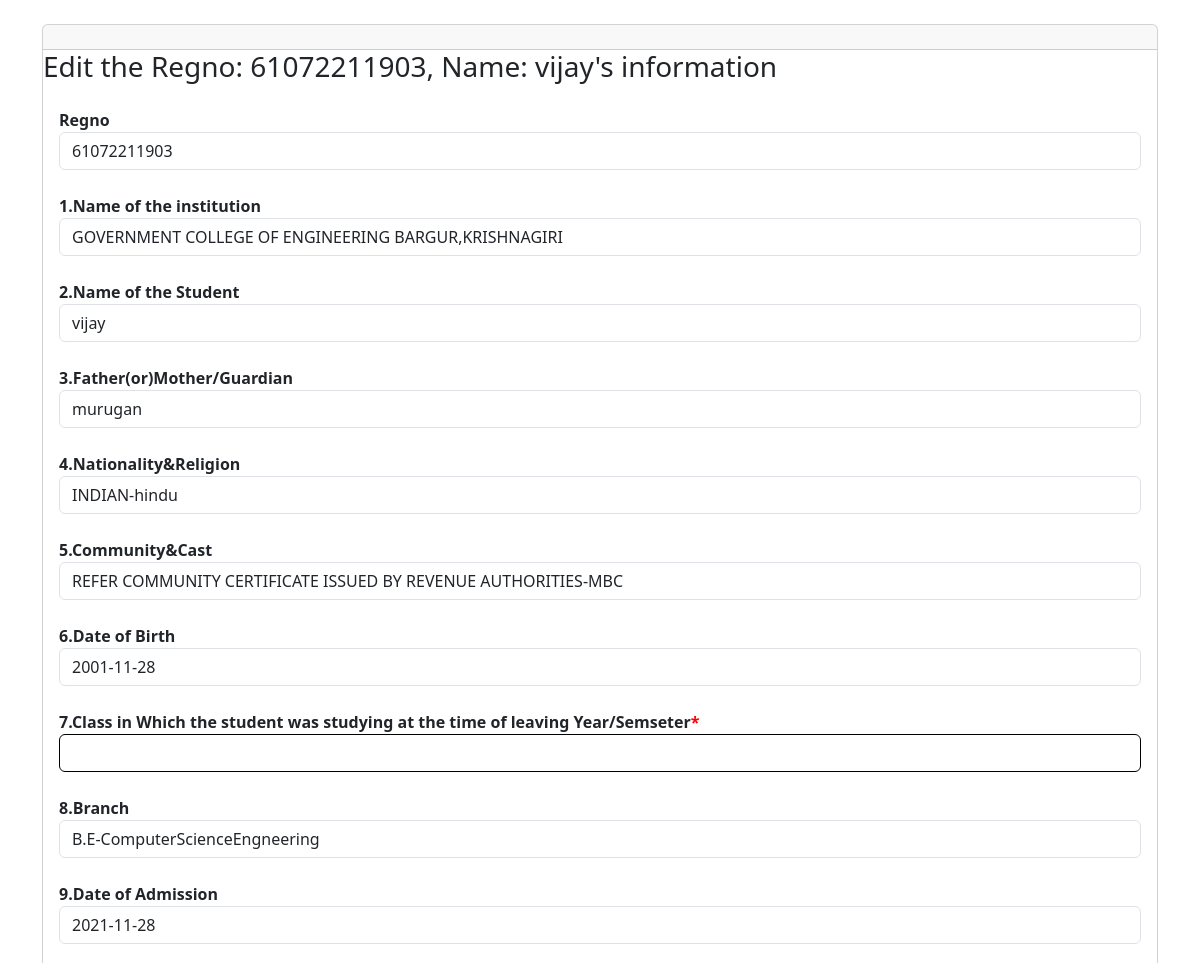
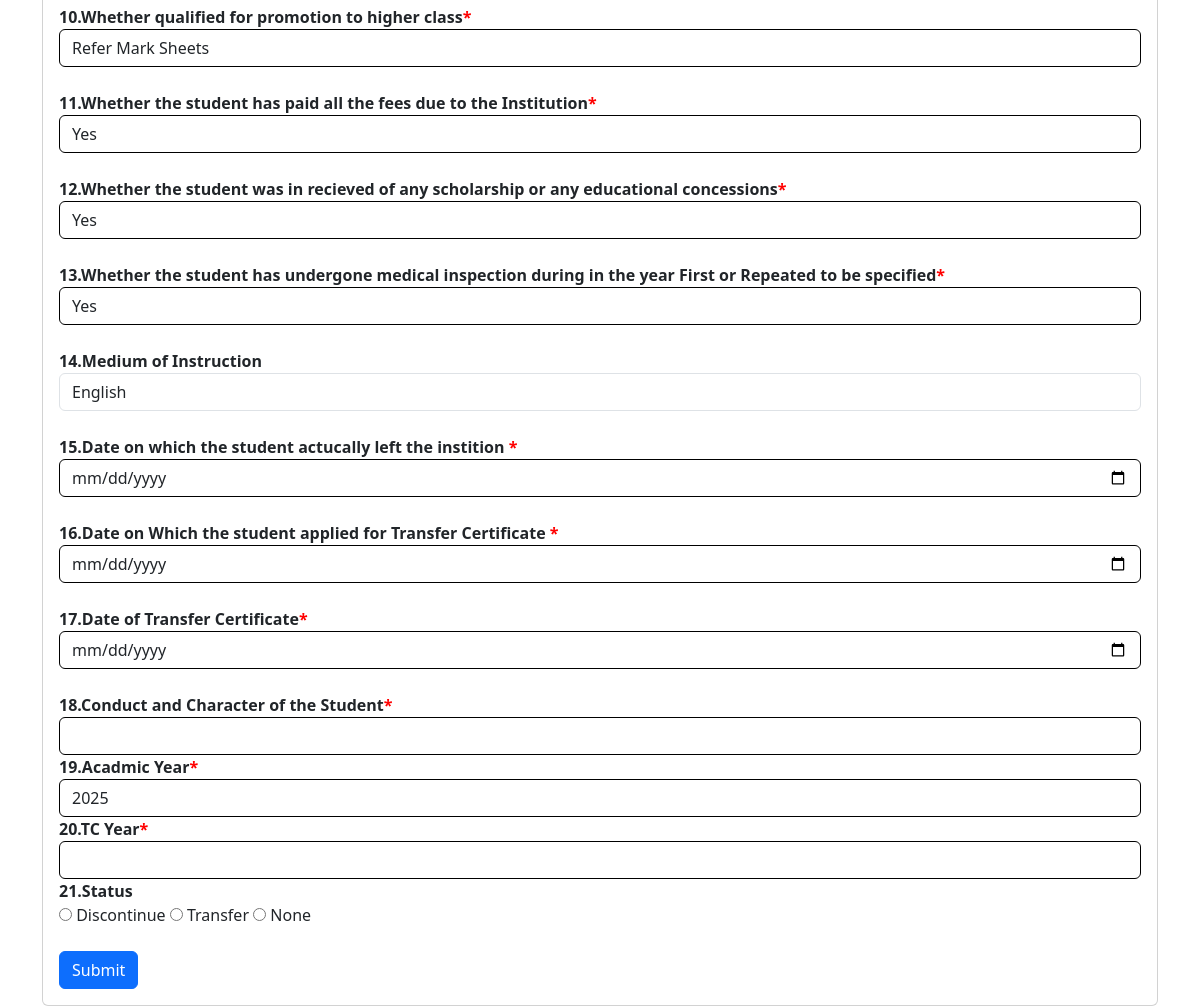
Screenshot of /Student/admin/edit1.php?regno=61072211903 (signed in) with the database file from the repository (2 pictures, top to bottom).
### tables this page shows
CREATE TABLE `student` (
  `id` int(100) NOT NULL,
  `regno` varchar(100) NOT NULL,
  `tcno` int(200) NOT NULL,
  `sname` varchar(200) NOT NULL,
  `gname` varchar(200) NOT NULL,
  `contact` varchar(50) NOT NULL,
  `address` varchar(2000) NOT NULL,
  `community` varchar(500) NOT NULL DEFAULT 'REFER COMMUNITY CERTIFICATE ISSUED BY REVENUE AUTHORITIES',
  `cast` varchar(100) NOT NULL,
  `dob` date NOT NULL,
  `class` varchar(10) NOT NULL,
  `shift` varchar(100) NOT NULL,
  `grad` varchar(200) NOT NULL,
  `gender` varchar(10) NOT NULL,
  `blgroup` varchar(5) NOT NULL,
  `division` varchar(50) NOT NULL,
  `religion` varchar(50) NOT NULL,
  `doa` date NOT NULL,
  `college` varchar(200) NOT NULL DEFAULT 'GOVERNMENT COLLEGE OF ENGINEERING BARGUR,KRISHNAGIRI',
  `nation` varchar(50) NOT NULL DEFAULT 'INDIAN',
  `lastyear` varchar(100) NOT NULL,
  `highclass` varchar(500) NOT NULL DEFAULT 'Refer Mark Sheets',
  `fees` varchar(50) NOT NULL,
  `scholarship` varchar(50) NOT NULL,
  `medical` varchar(50) NOT NULL,
  `medium` varchar(50) NOT NULL DEFAULT 'English',
  `lid` date DEFAULT NULL,
  `tcapply` date DEFAULT NULL,
  `tcd` date DEFAULT NULL,
  `conduct` varchar(100) NOT NULL,
  `acdyear` varchar(200) NOT NULL,
  `leaveyear` varchar(200) DEFAULT NULL,
  `tc_generated` tinyint(1) DEFAULT 0,
  `admno` varchar(200) NOT NULL,
  `addept` varchar(200) NOT NULL,
  `adyear` varchar(200) NOT NULL,
  `tcyear` varchar(200) NOT NULL,
  `status` varchar(200) NOT NULL DEFAULT 'none',
  `lyear` varchar(50) NOT NULL
);

### Student/admin/edit1.php (the view, shortened to what this page needs)
<?php
                            $cn = mysqli_connect("localhost", "root", "1711104@gceb!!", "db_admission");
                            if(isset($_GET['regno'])) {
                                $regno = $_GET['regno'];
                                $query = "SELECT * FROM STUDENT WHERE regno='$regno'";
                                $query_run = mysqli_query($cn, $query);
                                if(mysqli_num_rows($query_run) > 0) {
                                    $row = mysqli_fetch_assoc($query_run);
                                    ?>
                                    <?php
                                } else {
                                    echo "<h4>No records found</h4>";
                                }
                            }
                            ?>
<!doctype html>
<html lang="en">
<head>
    <link rel="stylesheet" href="https://cdn.jsdelivr.net/npm/bootstrap@5.3.3/dist/css/bootstrap.rtl.min.css">
</head>
<body>
<div class="container">
    <div class="row">
        <div class="col-md-12 mt-4">
            <div class="card">
                <div class="card-header">
                </div>
                <div class="section-title">
                    <h3 id="et">Edit the Regno:
                        <?php print $_GET['regno'].', Name: '.$row["sname"]; ?>'s information</h3>
                </div>
                <div class="card-body">
                    <div class="row">
                        <div class="col-md-12">
                                    <form action="" method="POST">
                                         <label for="regno" class="bold-label">Regno</label>
                                        <input type="text" name="regno" class="form-control" value="<?php echo $row['regno']; ?>" readonly>
                                        <label for="college" class="bold-label">1.Name of the institution</label>
                                        <input type="text" name="college" class="form-control" value="<?php echo $row['college']; ?>" readonly>
                                        <label for="sname" class="bold-label">2.Name of the Student</label>
                                        <input type="text" name="sname" class="form-control" value="<?php echo $row['sname']; ?>" readonly>
                                        <label for="gname" class="bold-label">3.Father(or)Mother/Guardian</label>
                                        <input type="text" name="gname" class="form-control" value="<?php echo $row['gname']; ?>" readonly>
                                        <label for="nation,religion" class="bold-label">4.Nationality&Religion</label>
                                        <input type="text" name="nation,religion" class="form-control" value="<?php echo $row['nation']; ?>-<?php echo $row['religion']; ?>" readonly>
                                        <label for="community,cast" class="bold-label">5.Community&Cast</label>
                                        <input type="text" name="community,cast" class="form-control" value="<?php echo $row['community']; ?>-<?php echo $row['cast']; ?>" readonly>
                                        <label for="dob" class="bold-label">6.Date of Birth</label>
                                        <input type="text" name="dob" class="form-control" value="<?php echo $row['dob']; ?>" readonly>
                                        <label for="lastyear" class="bold-label">7.Class in Which the student was studying at the time of leaving Year/Semseter<span style="color: red;">*</span></label>
                                        <input type="text" name="lastyear" class="form-control"  style="border-color: black;" value="<?php echo $row['lastyear']; ?> "required>
                                        <label for="grad,division" class="bold-label">8.Branch</label>
                                        <input type="text" name="grad,division" class="form-control" value="<?php echo $row['grad']; ?>-<?php echo $row['division']; ?>"readonly>
                                        <label for="doa" class="bold-label">9.Date of Admission</label>
                                        <input type="text" name="doa" class="form-control" value="<?php echo $row['doa']; ?>"readonly>
                                        <label for="highclass" class="bold-label">10.Whether qualified for promotion to higher class<span style="color: red;">*</span></label>
                                        <input type="text" name="highclass" class="form-control"  style="border-color: black;" value="<?php echo $row['highclass']; ?>">
                                        <label for="fees" class="bold-label">11.Whether the student has paid all the fees due to the Institution<span style="color: red;">*</span></label>
                                        <select name="fees" class="form-control" style="border-color: black;">
                                          <option value="Yes" <?php if($row['fees'] == 'Yes') echo 'selected'; ?>>Yes</option>
                                        </select>
                                        <label for="scholarship" class="bold-label">12.Whether the student was in recieved of any scholarship or any educational concessions<span style="color: red;">*</span></label>
                                        <select name="scholarship" class="form-control" style="border-color: black;">
                                          <option value="Yes" <?php if($row['scholarship'] == 'Yes') echo 'selected'; ?>>Yes</option>
                                        </select>
                                        <label for="medical" class="bold-label">13.Whether the student has undergone medical inspection during in the year First or Repeated to be specified<span style="color: red;">*</span></label>
                                        <select name="medical" class="form-control" style="border-color: black;">
                                          <option value="Yes" <?php if($row['medical'] == 'Yes') echo 'selected'; ?>>Yes</option>
                                        </select>
                                        <label for="medium" class="bold-label">14.Medium of Instruction</label>
                                        <input type="text" name="medium" class="form-control" value="<?php echo $row['medium']; ?>" readonly>
                                        <label for="lid" class="bold-label">15.Date on which the student actucally left the instition <span style="color: red;">*</span></label>
                                        <input type="date" name="lid" class="form-control" style="border-color: black;" value="<?php echo $row['lid']; ?>">
                                        <label for="tcapply" class="bold-label">16.Date on Which the student applied for Transfer Certificate <span style="color: red;">*</span></label>
                                        <input type="date" name="tcapply" class="form-control" style="border-color: black;" value="<?php echo $row['tcapply']; ?>">
                                        <label for="tcd" class="bold-label">17.Date of Transfer Certificate<span style="color: red;">*</span></label>
                                        <input type="date" name="tcd" class="form-control" style="border-color: black;" value="<?php echo $row['tcd']; ?>">
                                        <label for="conduct" class="bold-label">18.Conduct and Character of the Student<span style="color: red;">*</span></label>
                                        <input type="text" name="conduct" class="form-control" style="border-color: black;" value="<?php echo $row['conduct']; ?>" >
                                        <label for="leaveyear" class="bold-label">19.Acadmic Year<span style="color: red;">*</span></label>
                                        <input type="text" name="leaveyear" class="form-control" style="border-color: black;" value="<?php echo $row['leaveyear']; ?>" >
                                        <label for="tcyear" class="bold-label">20.TC Year<span style="color: red;">*</span></label>
                                        <input type="text" name="tcyear" class="form-control" style="border-color: black;" value="<?php echo $row['tcyear']; ?>" >
                                        <label for="status" class="bold-label">21.Status</label>
                                        <div>
                                        <input type="radio" id="discontinue" name="status" value="Discontinue" <?php if(isset($row['status']) && $row['status'] == 'Discontinue') echo 'checked'; ?>>
                                        <label for="discontinue">Discontinue</label>
                                        <input type="radio" id="transfer" name="status" value="Transfer" <?php if(isset($row['status']) && $row['status'] == 'Transfer') echo 'checked'; ?>>
                                        <label for="transfer">Transfer</label>
                                        <input type="radio" id="none" name="status" value="None" <?php if(isset($row['status']) && $row['status'] == 'None') echo 'checked'; ?>>
                                        <label for="none">None</label>
                                        </div>
                                        <button type="submit" name="update" class="btn btn-primary">Submit</button>
                                    </form>
                        </div>
                    </div>
                </div>
            </div>
        </div>
    </div>
</div>
</body>
</html>

### Student/admin/edit1.php (style rules this page uses)
.bold-label { font-weight: bold; }

### rows the page displays
student: sname "vijay", regno "61072211903", college "GOVERNMENT COLLEGE OF ENGINEERING BARGUR,KRISHNAGIRI", gname "murugan", nation+religion "INDIAN-hindu", community+cast "REFER COMMUNITY CERTIFICATE ISSUED BY REVENUE AUTHORITIES-MBC", dob "2001-11-28", grad+division "B.E-ComputerScienceEngneering", doa "2021-11-28", highclass "Refer Mark Sheets", medium "English", leaveyear "2025", status "☐ Discontinue", status "☐ Transfer", status "☐ None"

### other values shown
$_GET['regno'] "61072211903"
